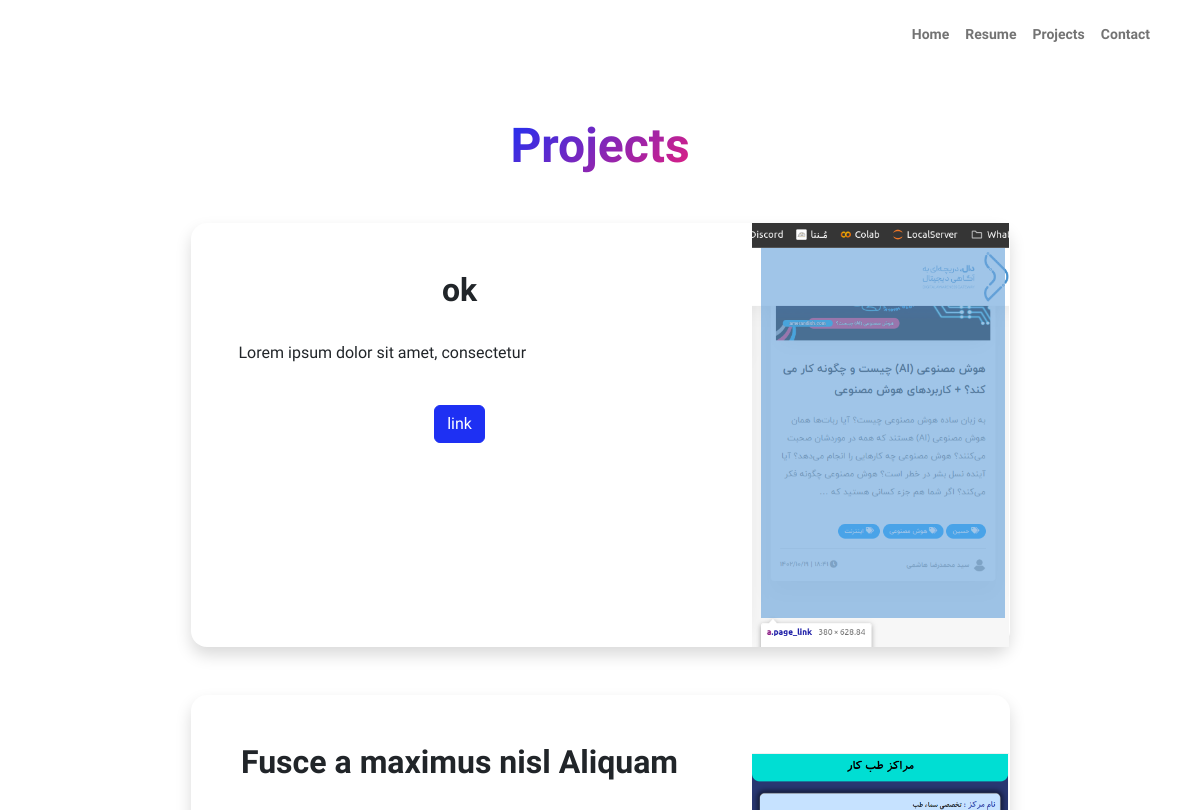
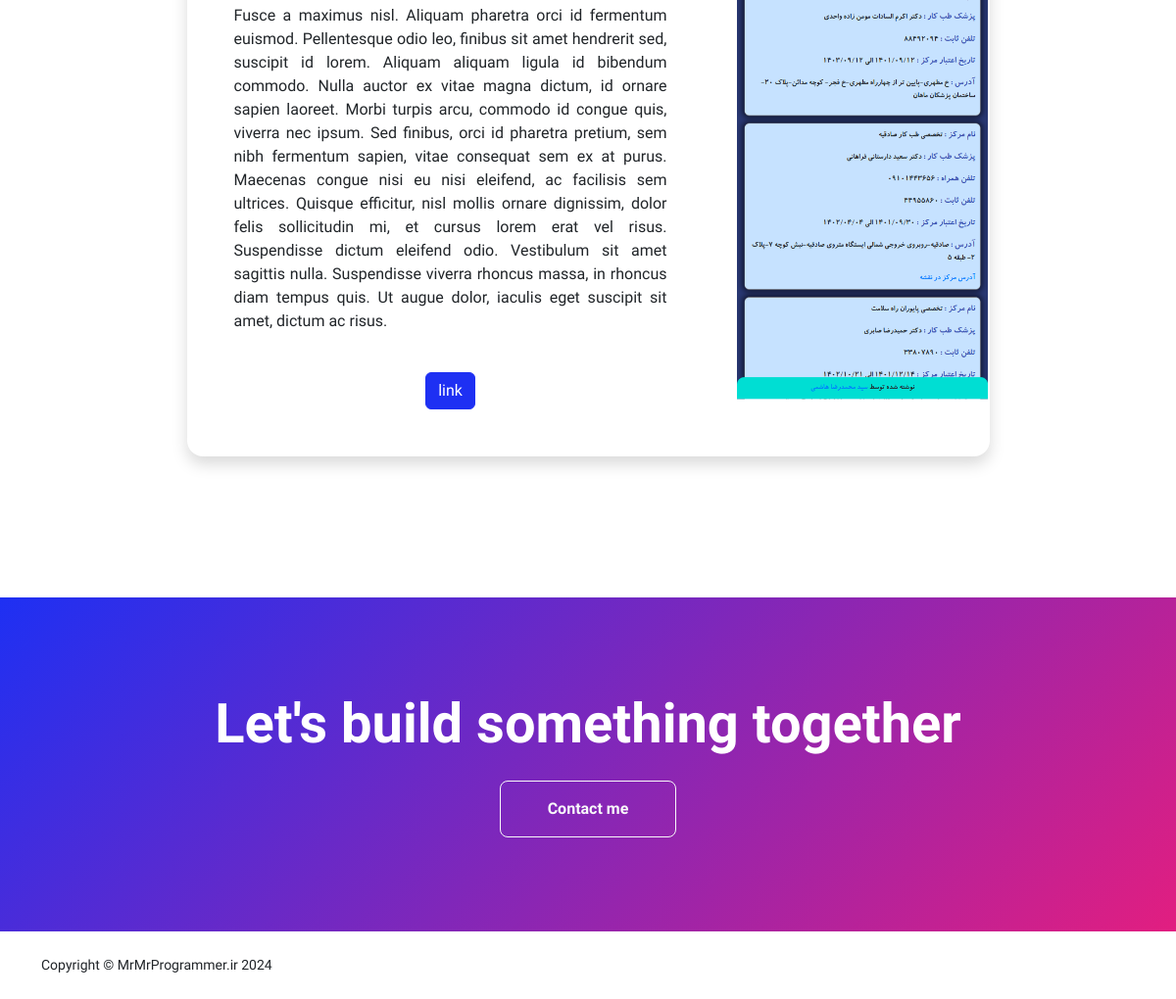
Page /Projects/ on the committed database (2 pictures, top to bottom).
### Project/models.py (models this page shows, shortened)
class Project(models.Model):
    project_name = models.CharField(max_length=200)
    description = models.TextField()
    project_image = models.ImageField(upload_to='Project')
    link = models.CharField(max_length=200, blank=True, null=True)
    priority = models.IntegerField(
        default=5,
        validators=[MinValueValidator(0), MaxValueValidator(10)],
        blank=True, null=True,
    )
    is_active = models.BooleanField(default=True)
    class Meta:
        db_table = 'Project'

### Project/views.py (the view)
# urls.py: path('Projects/', include('Project.urls')),
def Projects(request):
    projects = Project.objects.filter(is_active=True)
    context = {
        'projects': projects,
    }
    return render(request, 'Project/projects.html', context)

### Project/templates/Project/projects.html
{% extends 'base/layout.html' %}
{% load thumbnail %}
{% block main %}
    <section class="py-5">
        <div class="container px-5-new mb-5">
            <div class="text-center mb-5">
                <h1 class="display-5 fw-bolder mb-0"><span class="text-gradient d-inline">Projects</span></h1>
            </div>
            <div class="row gx-5 justify-content-center">
                <div class="col-lg-11 col-xl-9 col-xxl-8" style="padding: 0 !important;">
                    {% for project in projects %}
                        <div class="card shadow rounded-4 border-0 mb-5">
                            <div class="card-body p-0">
                                <div class="row text-center">
                                    <div class="col-md-8">
                                        <div class="p-5">
                                            <h2 class="fw-bolder">{{ project.project_name }}</h2>
                                            <br/>
                                            <p style="text-align: justify">{{ project.description }}</p>
                                            <br/>
                                            <div class="row text-center">
                                                <div class="col-12">
                                                    <a href="{{ project.link }}" target="_blank" class="btn btn-primary">link</a>
                                                </div>
                                            </div>
                                        </div>
                                    </div>
                                    <div class="col-md-4 d-flex align-items-center justify-content-center">
                                        <div style="width: 100%;">
                                            {% thumbnail project.project_image "400x400" as im %}
                                                <div class="ms-auto">
                                                    <img src="{{ im.url }}" style="width: 100%;">
                                                </div>
                                            {% endthumbnail %}
                                        </div>
                                    </div>
                                </div>
                            </div>
                        </div>
                    {% endfor %}
                </div>
            </div>
        </div>
    </section>
    <section class="py-5 bg-gradient-primary-to-secondary text-white">
        <div class="container px-5-new my-5">
            <div class="text-center">
                <h2 class="display-4 fw-bolder mb-4">Let's build something together</h2>
                <a class="btn btn-outline-light btn-lg px-5-new py-3 fs-6 fw-bolder" href="{% url 'Contact' %}">Contact me</a>
            </div>
        </div>
    </section>
{% endblock %}

### templates/base/layout.html (shortened to what this page needs)
{% load static %}
<!DOCTYPE html>
<html lang="en">
<head>
    <link href="https://cdn.jsdelivr.net/npm/bootstrap-icons@1.8.1/font/bootstrap-icons.css" rel="stylesheet"/>
    <link rel="stylesheet" href="{% static 'SiteSetting/css/styles.css' %}"/>
</head>
<body class="d-flex flex-column h-100">
<main class="flex-shrink-0">
    <nav class="navbar navbar-expand-lg navbar-light bg-white py-3">
        <div class="container px-5">
            <div class="collapse navbar-collapse" id="navbarSupportedContent">
                <ul class="navbar-nav ms-auto mb-2 mb-lg-0 small fw-bolder">
                    <li class="nav-item"><a class="nav-link" href="{% url 'Home' %}">Home</a></li>
                    <li class="nav-item"><a class="nav-link" href="{% url 'Resume' %}">Resume</a></li>
                    <li class="nav-item"><a class="nav-link" href="{% url 'Projects' %}">Projects</a></li>
                    <li class="nav-item"><a class="nav-link" href="{% url 'Contact' %}">Contact</a></li>
                </ul>
            </div>
        </div>
    </nav>
    {% block main %}{% endblock %}
</main>
<footer class="bg-white py-4 mt-auto">
    <div class="container px-5">
        <div class="row align-items-center justify-content-between flex-column flex-sm-row">
            <div class="col-auto">
                <div class="small m-0">Copyright &copy; MrMrProgrammer.ir 2024</div>
            </div>
        </div>
    </div>
</footer>
</body>
</html>

### rows in the picture
Project: project_name "ok", description "Lorem ipsum dolor sit amet, consectetur", shows a picture
Project: project_name "Fusce a maximus nisl Aliquam", description "Fusce a maximus nisl. Aliquam pharetra orci id fermentum euismod. Pellentesque odio leo, finibus sit amet hendrerit sed, suscipit id lorem. Aliquam aliquam ligula id bibendum commodo. Nulla auctor ex vitae magna dictum, id ornare sapien laoreet. Morbi turpis arcu, commodo id congue quis, viverra nec ipsum. Sed finibus, orci id pharetra pretium, sem nibh fermentum sapien, vitae consequat sem ex at purus. Maecenas congue nisi eu nisi eleifend, ac facilisis sem ultrices. Quisque efficitur, nisl mollis ornare dignissim, dolor felis sollicitudin mi, et cursus lorem erat vel risus. Suspendisse dictum eleifend odio. Vestibulum sit amet sagittis nulla. Suspendisse viverra rhoncus massa, in rhoncus…", shows a picture
